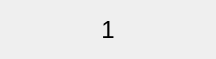
<?xml version="1.0" encoding="UTF-8"?>
<ui version="4.0">
 <class>CustomWidget</class>
 <widget class="QWidget" name="CustomWidget">
  <property name="geometry">
   <rect>
    <x>0</x>
    <y>0</y>
    <width>216</width>
    <height>59</height>
   </rect>
  </property>
  <property name="windowTitle">
   <string>Form</string>
  </property>
  <layout class="QGridLayout" name="gridLayout">
   <item row="0" column="1">
    <spacer name="verticalSpacer">
     <property name="orientation">
      <enum>Qt::Vertical</enum>
     </property>
     <property name="sizeHint" stdset="0">
      <size>
       <width>20</width>
       <height>0</height>
      </size>
     </property>
    </spacer>
   </item>
   <item row="1" column="0">
    <spacer name="horizontalSpacer">
     <property name="orientation">
      <enum>Qt::Horizontal</enum>
     </property>
     <property name="sizeHint" stdset="0">
      <size>
       <width>79</width>
       <height>20</height>
      </size>
     </property>
    </spacer>
   </item>
   <item row="1" column="1">
    <widget class="QLabel" name="label">
     <property name="text">
      <string>&lt;html&gt;&lt;head/&gt;&lt;body&gt;&lt;p align=&quot;center&quot;&gt;&lt;span style=&quot; font-size:18pt;&quot;&gt;1&lt;/span&gt;&lt;/p&gt;&lt;/body&gt;&lt;/html&gt;</string>
     </property>
    </widget>
   </item>
   <item row="1" column="2">
    <spacer name="horizontalSpacer_2">
     <property name="orientation">
      <enum>Qt::Horizontal</enum>
     </property>
     <property name="sizeHint" stdset="0">
      <size>
       <width>78</width>
       <height>20</height>
      </size>
     </property>
    </spacer>
   </item>
   <item row="2" column="1">
    <spacer name="verticalSpacer_2">
     <property name="orientation">
      <enum>Qt::Vertical</enum>
     </property>
     <property name="sizeHint" stdset="0">
      <size>
       <width>20</width>
       <height>0</height>
      </size>
     </property>
    </spacer>
   </item>
  </layout>
 </widget>
 <resources/>
 <connections/>
</ui>
